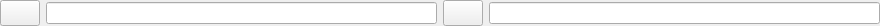
<?xml version="1.0" encoding="UTF-8"?>
<ui version="4.0">
 <class>NavigationBarModule</class>
 <widget class="QWidget" name="NavigationBarModule">
  <property name="geometry">
   <rect>
    <x>0</x>
    <y>0</y>
    <width>880</width>
    <height>26</height>
   </rect>
  </property>
  <property name="windowTitle">
   <string>Form</string>
  </property>
  <layout class="QGridLayout" name="gridLayout_2">
   <property name="leftMargin">
    <number>0</number>
   </property>
   <property name="topMargin">
    <number>0</number>
   </property>
   <property name="rightMargin">
    <number>0</number>
   </property>
   <property name="bottomMargin">
    <number>0</number>
   </property>
   <item row="0" column="0">
    <widget class="QPushButton" name="leftParentButton">
     <property name="sizePolicy">
      <sizepolicy hsizetype="Fixed" vsizetype="Fixed">
       <horstretch>0</horstretch>
       <verstretch>0</verstretch>
      </sizepolicy>
     </property>
     <property name="minimumSize">
      <size>
       <width>40</width>
       <height>26</height>
      </size>
     </property>
     <property name="maximumSize">
      <size>
       <width>40</width>
       <height>26</height>
      </size>
     </property>
     <property name="toolTip">
      <string>Parent Folder</string>
     </property>
     <property name="text">
      <string/>
     </property>
     <property name="icon">
      <iconset resource="../../../resources/resources.qrc">
       <normaloff>:/fileSystemIcons/fileSystemIcons/arrow.png</normaloff>:/fileSystemIcons/fileSystemIcons/arrow.png</iconset>
     </property>
     <property name="iconSize">
      <size>
       <width>38</width>
       <height>24</height>
      </size>
     </property>
    </widget>
   </item>
   <item row="0" column="3">
    <widget class="QPushButton" name="rightParentButton">
     <property name="sizePolicy">
      <sizepolicy hsizetype="Fixed" vsizetype="Fixed">
       <horstretch>0</horstretch>
       <verstretch>0</verstretch>
      </sizepolicy>
     </property>
     <property name="minimumSize">
      <size>
       <width>40</width>
       <height>26</height>
      </size>
     </property>
     <property name="maximumSize">
      <size>
       <width>40</width>
       <height>26</height>
      </size>
     </property>
     <property name="toolTip">
      <string>Parent Folder</string>
     </property>
     <property name="text">
      <string/>
     </property>
     <property name="icon">
      <iconset resource="../../../resources/resources.qrc">
       <normaloff>:/fileSystemIcons/fileSystemIcons/arrow.png</normaloff>:/fileSystemIcons/fileSystemIcons/arrow.png</iconset>
     </property>
     <property name="iconSize">
      <size>
       <width>38</width>
       <height>24</height>
      </size>
     </property>
    </widget>
   </item>
   <item row="0" column="1">
    <widget class="QLineEdit" name="leftLineEdit"/>
   </item>
   <item row="0" column="4">
    <widget class="QLineEdit" name="rightLineEdit"/>
   </item>
  </layout>
 </widget>
 <resources>
  <include location="../../../resources/resources.qrc"/>
  <include location="../../../resources/resources.qrc"/>
 </resources>
 <connections/>
</ui>
